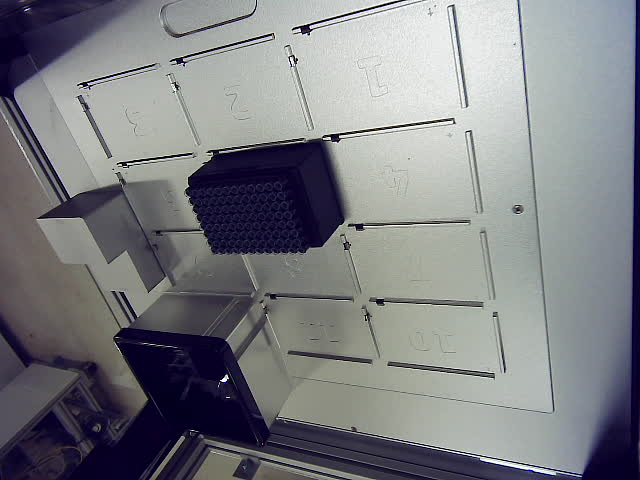
#> input picture vision_tests/raw/ot2_image_20260520_184053.jpg, 640 x 480 px
$ python test_tip_count_by_slot.py
#> lines starting #> are read from the running program, lines starting #| are printed output that depends on the picture; after the words box and inside, x2 and y2 are one past the last pixel; in counts of white or black regions, pixels touching at a corner belong together
"""
vision_tests/scripts/test_tip_count_by_slot.py
===============================================
Count detected objects (pipette tips) in each OT-2 deck slot.

Algorithm
---------
1. Load YAML config  (slot grid, detection params).
2. Load each image from ``raw/``.
3. Overlay a configurable 3×4 grid on the image (ROI-cropped).
4. Run threshold + contour detection.
5. Assign each detected object to a slot based on its centroid.
6. Count objects per slot.
7. Draw slot boundaries, slot numbers, bounding boxes, centroids.
8. Save annotated images  → ``outputs/annotated/<name>_slot_counts.jpg``
9. Save CSV               → ``outputs/slot_counts.csv``
10. Print a readable terminal summary.

Run from project root
---------------------
    python vision_tests/scripts/test_tip_count_by_slot.py
"""

from __future__ import annotations

import sys
from pathlib import Path
from typing import Optional

import cv2
import numpy as np
import pandas as pd
import yaml
from rich.console import Console
from rich.table import Table

# ─── Project-root discovery ──────────────────────────────────────
SCRIPT_DIR = Path(__file__).resolve().parent
PROJECT_ROOT = SCRIPT_DIR.parent.parent
CONFIG_PATH = PROJECT_ROOT / "vision_tests" / "configs" / "vision_config.yaml"

console = Console()

IMAGE_EXTENSIONS = {".jpg", ".jpeg", ".png"}


# ──────────────────────────────────────────────────────────────────
# Helpers (shared logic – thin wrappers)
# ──────────────────────────────────────────────────────────────────

def load_config() -> dict:
    if not CONFIG_PATH.exists():
        console.print(f"[yellow]WARNING:[/] Config not found at {CONFIG_PATH}")
        return {}
    with open(CONFIG_PATH, "r", encoding="utf-8") as f:
        return yaml.safe_load(f) or {}


def resolve_dir(cfg: dict, key: str, fallback: str) -> Path:
    raw = cfg.get(key, fallback)
    d = (PROJECT_ROOT / raw).resolve()
    d.mkdir(parents=True, exist_ok=True)
    return d


def find_images(raw_dir: Path) -> list[Path]:
    return sorted(
        p for p in raw_dir.iterdir()
        if p.is_file() and p.suffix.lower() in IMAGE_EXTENSIONS
    )


# ──────────────────────────────────────────────────────────────────
# Binary mask creation (same as hello_world but kept self-contained)
# ──────────────────────────────────────────────────────────────────

def create_binary_mask(
    bgr: np.ndarray,
    *,
    method: str = "adaptive",
    blur_k: int = 5,
    morph_k: int = 3,
    morph_iter: int = 2,
    fixed_thresh: int = 127,
    invert: bool = True,
) -> np.ndarray:
    gray = cv2.cvtColor(bgr, cv2.COLOR_BGR2GRAY)

    if blur_k > 0:
        blur_k = blur_k if blur_k % 2 == 1 else blur_k + 1
        gray = cv2.GaussianBlur(gray, (blur_k, blur_k), 0)

    if method == "adaptive":
        mask = cv2.adaptiveThreshold(
            gray, 255, cv2.ADAPTIVE_THRESH_GAUSSIAN_C,
            cv2.THRESH_BINARY_INV if invert else cv2.THRESH_BINARY,
            blockSize=11, C=2,
        )
    elif method == "otsu":
        t = cv2.THRESH_BINARY_INV | cv2.THRESH_OTSU if invert else cv2.THRESH_BINARY | cv2.THRESH_OTSU
        _, mask = cv2.threshold(gray, 0, 255, t)
    else:
        t = cv2.THRESH_BINARY_INV if invert else cv2.THRESH_BINARY
        _, mask = cv2.threshold(gray, fixed_thresh, 255, t)

    if morph_k > 0:
        kernel = cv2.getStructuringElement(cv2.MORPH_ELLIPSE, (morph_k, morph_k))
        mask = cv2.morphologyEx(mask, cv2.MORPH_CLOSE, kernel, iterations=morph_iter)
        mask = cv2.morphologyEx(mask, cv2.MORPH_OPEN, kernel, iterations=morph_iter)

    return mask


# ──────────────────────────────────────────────────────────────────
# Object detection
# ──────────────────────────────────────────────────────────────────

def detect_objects(
    mask: np.ndarray,
    *,
    min_area: int = 50,
    max_area: int = 10000,
    max_aspect_ratio: float = 10.0,
    min_circularity: float = 0.0,
) -> list[dict]:
    contours, _ = cv2.findContours(
        mask, cv2.RETR_EXTERNAL, cv2.CHAIN_APPROX_SIMPLE
    )
    objects: list[dict] = []
    for cnt in contours:
        area = cv2.contourArea(cnt)
        if area < min_area or area > max_area:
            continue
        perimeter = cv2.arcLength(cnt, True)
        x, y, w, h = cv2.boundingRect(cnt)
        aspect_ratio = max(w, h) / max(min(w, h), 1)
        circularity = (4.0 * np.pi * area) / (perimeter ** 2) if perimeter > 0 else 0.0
        if aspect_ratio > max_aspect_ratio:
            continue
        if circularity < min_circularity:
            continue
        M = cv2.moments(cnt)
        cx = int(M["m10"] / M["m00"]) if M["m00"] != 0 else x + w // 2
        cy = int(M["m01"] / M["m00"]) if M["m00"] != 0 else y + h // 2
        objects.append({
            "contour": cnt,
            "area_pixels": area,
            "bbox_x": x, "bbox_y": y, "bbox_w": w, "bbox_h": h,
            "aspect_ratio": round(aspect_ratio, 3),
            "circularity": round(circularity, 3),
            "centroid_x": cx, "centroid_y": cy,
        })
    return objects


# ──────────────────────────────────────────────────────────────────
# Slot grid
# ──────────────────────────────────────────────────────────────────

class SlotGrid:
    """Represents the 3×4 OT-2 deck grid over an image ROI."""

    def __init__(
        self,
        img_w: int,
        img_h: int,
        roi_x: int = 0,
        roi_y: int = 0,
        roi_w: Optional[int] = None,
        roi_h: Optional[int] = None,
        rows: int = 4,
        cols: int = 3,
        slot_layout: Optional[list[list[int]]] = None,
    ):
        self.roi_x = roi_x
        self.roi_y = roi_y
        self.roi_w = roi_w if roi_w else img_w - roi_x
        self.roi_h = roi_h if roi_h else img_h - roi_y
        self.rows = rows
        self.cols = cols

        # Default OT-2 slot layout (camera top-down, top-to-bottom)
        self.slot_layout = slot_layout or [
            [10, 11, 12],
            [7, 8, 9],
            [4, 5, 6],
            [1, 2, 3],
        ]

        # Precompute cell dimensions
        self.cell_w = self.roi_w / self.cols
        self.cell_h = self.roi_h / self.rows

    def slot_for_point(self, x: int, y: int) -> Optional[int]:
        """Return the slot number for a point (x, y), or None if outside ROI."""
        rx = x - self.roi_x
        ry = y - self.roi_y
        if rx < 0 or ry < 0 or rx >= self.roi_w or ry >= self.roi_h:
            return None
        col_idx = int(rx / self.cell_w)
        row_idx = int(ry / self.cell_h)
        col_idx = min(col_idx, self.cols - 1)
        row_idx = min(row_idx, self.rows - 1)
        return self.slot_layout[row_idx][col_idx]

    def slot_bbox(self, slot_num: int) -> Optional[tuple[int, int, int, int]]:
        """Return (x, y, w, h) for a given slot number."""
        for r, row in enumerate(self.slot_layout):
            for c, sn in enumerate(row):
                if sn == slot_num:
                    x = int(self.roi_x + c * self.cell_w)
                    y = int(self.roi_y + r * self.cell_h)
                    w = int(self.cell_w)
                    h = int(self.cell_h)
                    return (x, y, w, h)
        return None

    def draw_grid(
        self,
        vis: np.ndarray,
        line_color: tuple = (0, 255, 255),
        text_color: tuple = (255, 255, 255),
        thickness: int = 2,
        font_scale: float = 0.6,
    ) -> np.ndarray:
        """Draw slot grid lines and slot numbers on *vis* (in-place)."""
        # Vertical lines
        for c in range(self.cols + 1):
            x = int(self.roi_x + c * self.cell_w)
            cv2.line(
                vis,
                (x, self.roi_y),
                (x, self.roi_y + self.roi_h),
                line_color, thickness,
            )
        # Horizontal lines
        for r in range(self.rows + 1):
            y = int(self.roi_y + r * self.cell_h)
            cv2.line(
                vis,
                (self.roi_x, y),
                (self.roi_x + self.roi_w, y),
                line_color, thickness,
            )
        # Slot labels
        for r, row in enumerate(self.slot_layout):
            for c, slot_num in enumerate(row):
                cx = int(self.roi_x + (c + 0.5) * self.cell_w)
                cy = int(self.roi_y + (r + 0.1) * self.cell_h) + 15
                label = f"S{slot_num}"
                cv2.putText(
                    vis, label, (cx - 15, cy),
                    cv2.FONT_HERSHEY_SIMPLEX, font_scale,
                    text_color, 2, cv2.LINE_AA,
                )
        return vis


# ──────────────────────────────────────────────────────────────────
# Annotation
# ──────────────────────────────────────────────────────────────────

def annotate_slot_image(
    bgr: np.ndarray,
    objects: list[dict],
    grid: SlotGrid,
    slot_counts: dict[int, int],
    ann_cfg: dict,
) -> np.ndarray:
    """Draw slot grid, bounding boxes, centroids, and per-slot counts."""
    vis = bgr.copy()

    # Draw grid
    grid.draw_grid(
        vis,
        line_color=tuple(ann_cfg.get("slot_line_color", [0, 255, 255])),
        text_color=tuple(ann_cfg.get("text_color", [255, 255, 255])),
        thickness=ann_cfg.get("line_thickness", 2),
        font_scale=ann_cfg.get("font_scale", 0.5),
    )

    # Draw each detected object
    bbox_color = tuple(ann_cfg.get("bbox_color", [255, 0, 0]))
    centroid_color = tuple(ann_cfg.get("centroid_color", [0, 0, 255]))
    contour_color = tuple(ann_cfg.get("contour_color", [0, 255, 0]))

    for obj in objects:
        x, y, w, h = obj["bbox_x"], obj["bbox_y"], obj["bbox_w"], obj["bbox_h"]
        cv2.rectangle(vis, (x, y), (x + w, y + h), bbox_color, 1)
        cv2.circle(vis, (obj["centroid_x"], obj["centroid_y"]), 4, centroid_color, -1)
        cv2.drawContours(vis, [obj["contour"]], -1, contour_color, 1)

    # Draw per-slot count text inside each cell
    for slot_num, count in slot_counts.items():
        bbox = grid.slot_bbox(slot_num)
        if bbox is None:
            continue
        sx, sy, sw, sh = bbox
        # Place count text at centre-bottom of cell
        tx = sx + sw // 2 - 10
        ty = sy + sh - 10
        cv2.putText(
            vis, f"{count} obj",
            (tx, ty), cv2.FONT_HERSHEY_SIMPLEX,
            0.45, (0, 255, 0), 1, cv2.LINE_AA,
        )

    return vis


# ──────────────────────────────────────────────────────────────────
# Main
# ──────────────────────────────────────────────────────────────────

def main() -> None:
    console.rule("[bold cyan]OT-2 Tip Count by Slot[/]")

    cfg = load_config()
    det_cfg = cfg.get("detection", {})
    shape_cfg = cfg.get("shape_analysis", {})
    ann_cfg = cfg.get("annotation", {})
    grid_cfg = cfg.get("slot_grid", {})

    raw_dir = resolve_dir(cfg, "raw_dir", "vision_tests/raw")
    annotated_dir = resolve_dir(cfg, "annotated_dir", "vision_tests/outputs/annotated")
    output_dir = resolve_dir(cfg, "output_dir", "vision_tests/outputs")

    images = find_images(raw_dir)
    if not images:
        console.print(f"[bold red]No images found in {raw_dir}[/]")
        sys.exit(0)

    console.print(f"Found [green]{len(images)}[/] image(s)\n")

    all_rows: list[dict] = []

    for img_path in images:
        console.print(f"[bold]Image:[/] {img_path.name}")

        bgr = cv2.imread(str(img_path))
#> bgr is the input picture: shape (480, 640, 3); mean B, G, R 130.6, 126.2, 124.8
        if bgr is None:
            console.print(f"  [red]Could not read -- skipping.[/]")
            continue

        h, w = bgr.shape[:2]
#> h = 480; w = 640

        # Build slot grid
        grid = SlotGrid(
            img_w=w, img_h=h,
            roi_x=grid_cfg.get("roi_x", 0),
            roi_y=grid_cfg.get("roi_y", 0),
            roi_w=grid_cfg.get("roi_width"),
            roi_h=grid_cfg.get("roi_height"),
            rows=grid_cfg.get("rows", 4),
            cols=grid_cfg.get("cols", 3),
            slot_layout=grid_cfg.get("slot_layout"),
        )

        # Detect objects
        mask = create_binary_mask(
            bgr,
            method=det_cfg.get("threshold_method", "adaptive"),
            blur_k=det_cfg.get("blur_kernel", 5),
            morph_k=det_cfg.get("morph_kernel", 3),
            morph_iter=det_cfg.get("morph_iterations", 2),
            fixed_thresh=det_cfg.get("fixed_threshold", 127),
            invert=det_cfg.get("invert", True),
        )
#> in create_binary_mask, `gray = cv2.cvtColor(bgr, cv2.COLOR_BGR2GRAY)`:
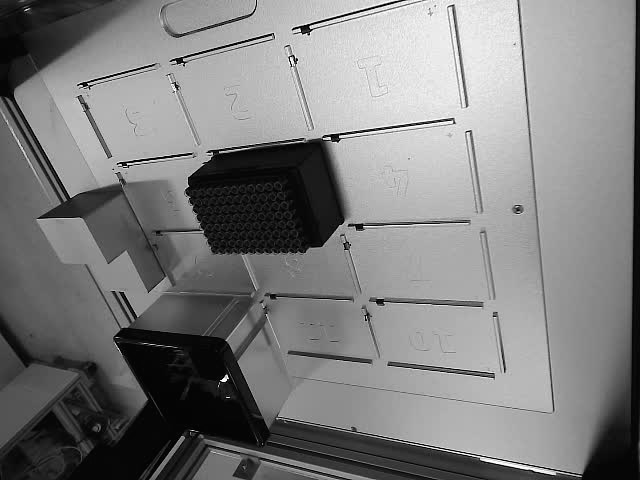
#> gray: shape (480, 640); min 0, max 255, mean 126.3
#> in create_binary_mask, `mask = cv2.adaptiveThreshold( gray, 255, cv2.ADAPTIVE_THRESH_GAUSSIAN_..`:
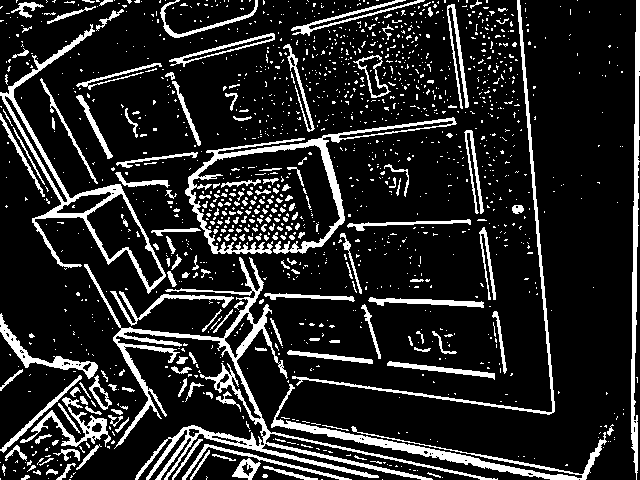
#> mask: shape (480, 640); 15.2% white; 1474 white regions (1302 under 20 px), largest, box (x1, y1, x2, y2) and area: (84, 257, 498, 480) 7375, (185, 117, 457, 254) 3629, (0, 24, 166, 294) 3426
#> in create_binary_mask, `mask = cv2.morphologyEx(mask, cv2.MORPH_CLOSE, kernel, iterations=morp..`: mask: shape (480, 640); 19.3% white; 939 white regions (845 under 20 px), largest, box (x1, y1, x2, y2) and area: (0, 0, 614, 480) 28651, (151, 117, 457, 255) 8492, (631, 0, 640, 480) 2519
#> in create_binary_mask, `mask = cv2.morphologyEx(mask, cv2.MORPH_OPEN, kernel, iterations=morph..`:
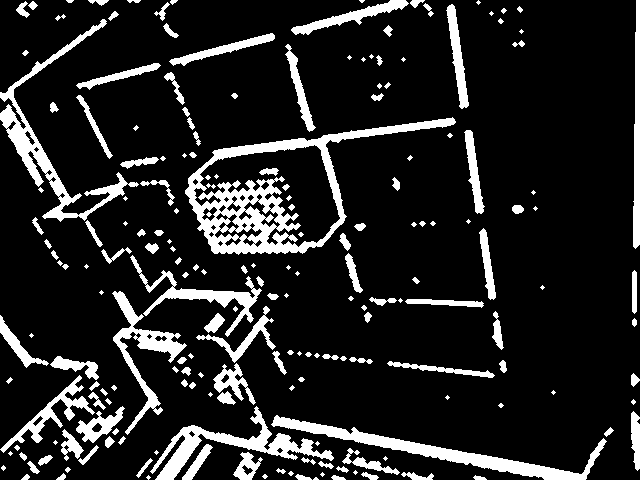
#> mask: shape (480, 640); 14.2% white; 199 white regions (66 under 20 px)
        objects = detect_objects(
            mask,
            min_area=det_cfg.get("min_area", 50),
            max_area=det_cfg.get("max_area", 10000),
            max_aspect_ratio=shape_cfg.get("max_aspect_ratio", 10.0),
            min_circularity=shape_cfg.get("min_circularity", 0.0),
        )
#> in detect_objects, `contours, _ = cv2.findContours( mask, cv2.RETR_EXTERNAL, cv2.CHAIN_APP..`: contours = 190 contours, 85 with area under 20; largest, box (x1, y1, x2, y2) and area: (185, 117, 456, 255) 15484, (271, 415, 607, 480) 3354, (0, 19, 139, 222) 3290, (150, 406, 334, 480) 2610, (112, 291, 187, 435) 1965
#> the loop in detect_objects, `for cnt in contours:` made 190 passes
#> (area, perimeter, x, y, w, h, aspect_ratio, circularity) on passes 9, 10, 19: (106.5, 81.5, 401, 472, 33, 8, 4.12, 0.201), (57, 41.46, 361, 472, 18, 8, 2.25, 0.417), (59, 37.11, 27, 461, 13, 13, 1, 0.538)
#> after the loop in detect_objects, `for cnt in contours:`: objects = 58 items
#> objects = 58 items

        # Assign objects to slots
        slot_counts: dict[int, int] = {s: 0 for row in grid.slot_layout for s in row}
        for obj in objects:
            slot = grid.slot_for_point(obj["centroid_x"], obj["centroid_y"])
            if slot is not None:
                slot_counts[slot] += 1
#> this loop made 58 passes
#> (rx in slot_for_point, ry in slot_for_point, col_idx in slot_for_point, row_idx in slot_for_point, slot) on passes 1 to 12: (417, 476, 1, 3, 2), (369, 475, 1, 3, 2), (32, 467, 0, 3, 1), (143, 467, 0, 3, 1), (44, 459, 0, 3, 1), (246, 467, 1, 3, 2), (367, 463, 1, 3, 2), (88, 455, 0, 3, 1), (197, 462, 0, 3, 1), (108, 441, 0, 3, 1), (70, 445, 0, 3, 1), (442, 451, 2, 3, 3)
#> after the loop, slot_counts = 12 items

        total = len(objects)
#> total = 58
        console.print(f"  Total objects detected: [green]{total}[/]")

        # Print per-slot counts
        for slot_num in sorted(slot_counts.keys()):
            cnt = slot_counts[slot_num]
            style = "green" if cnt > 0 else "dim"
            console.print(f"    Slot {slot_num:>2}: [{style}]{cnt}[/]")
#> this loop made 12 passes
#> cnt on passes 1 to 12: 11, 8, 5, 5, 6, 4, 6, 2, 2, 5, 3, 1

        # Annotate and save
        vis = annotate_slot_image(bgr, objects, grid, slot_counts, ann_cfg)
#> after the loop in draw_grid, `for c in range(self.cols + 1):`: vis: shape (480, 640, 3); 1.41% of pixels changed, all inside (x1, y1, x2, y2) = (0, 0, 640, 480)
#> after the loop in draw_grid, `for r in range(self.rows + 1):`:
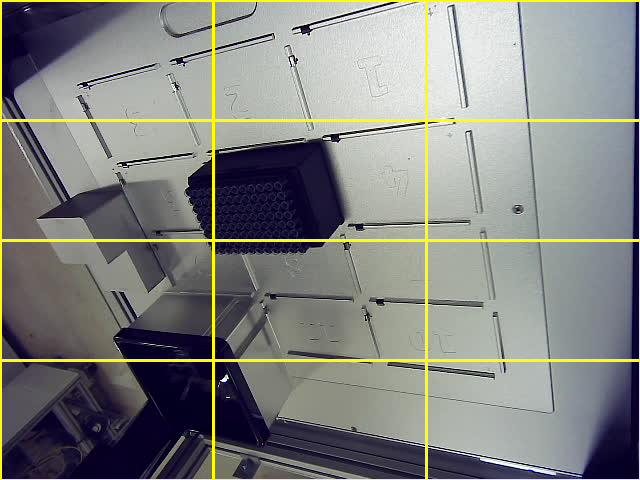
#> vis: shape (480, 640, 3); mean B, G, R 125.8, 131.5, 130.1
#> after the loop in draw_grid, `for r, row in enumerate(self.slot_layout):`:
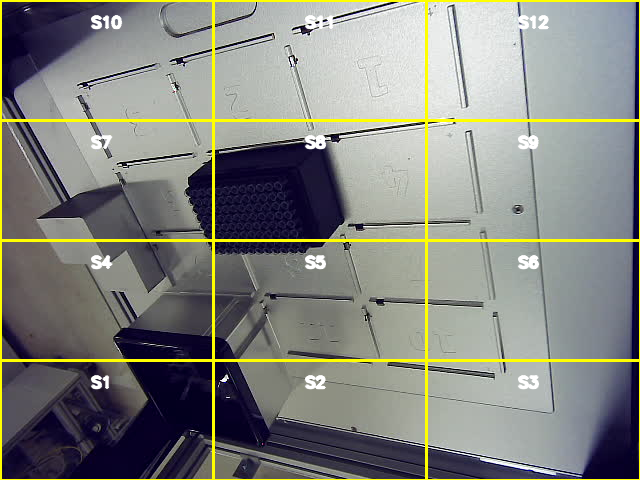
#> vis: shape (480, 640, 3); 1.17% of pixels changed, all inside (x1, y1, x2, y2) = (90, 14, 550, 390)
#> in annotate_slot_image, `bbox_color = tuple(ann_cfg.get("bbox_color", [255, 0, 0]))`: bbox_color = (255, 0, 0)
#> in annotate_slot_image, `centroid_color = tuple(ann_cfg.get("centroid_color", [0, 0, 255]))`: centroid_color = (0, 0, 255)
#> in annotate_slot_image, `contour_color = tuple(ann_cfg.get("contour_color", [0, 255, 0]))`: contour_color = (0, 255, 0)
#> the loop in annotate_slot_image, `for obj in objects:` made 58 passes
#> (x, y, w, h) on passes 1 to 5: (401, 472, 33, 8), (361, 472, 18, 8), (27, 461, 13, 13), (136, 458, 17, 20), (38, 455, 15, 11)
#> after the loop in annotate_slot_image, `for obj in objects:`:
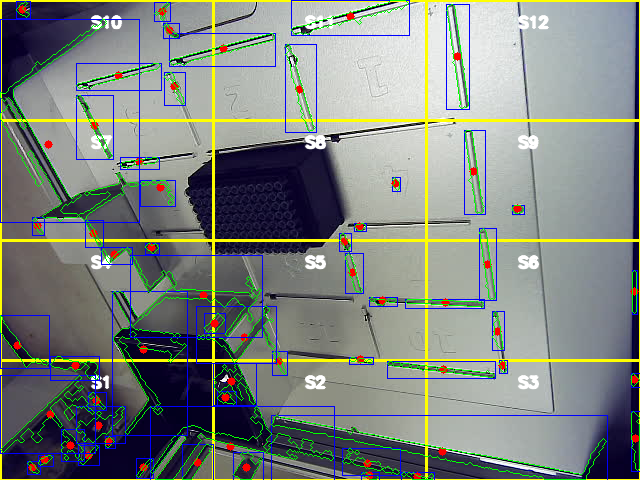
#> vis: shape (480, 640, 3); 6.04% of pixels changed, all inside (x1, y1, x2, y2) = (0, 0, 640, 480)
#> the loop in annotate_slot_image, `for slot_num, count in slot_counts.items():` made 12 passes
#> (slot_num, count) on passes 1 to 12: (10, 5), (11, 3), (12, 1), (7, 6), (8, 2), (9, 2), (4, 5), (5, 6), (6, 4), (1, 11), (2, 8), (3, 5)
#> after the loop in annotate_slot_image, `for slot_num, count in slot_counts.items():`:
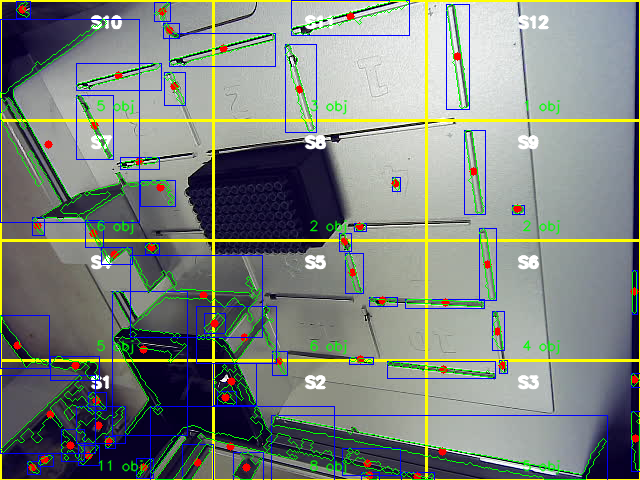
#> vis: shape (480, 640, 3); 0.94% of pixels changed, all inside (x1, y1, x2, y2) = (96, 100, 561, 475)
        out_name = f"{img_path.stem}_slot_counts.jpg"
        cv2.imwrite(str(annotated_dir / out_name), vis)

        # CSV rows -- one row per image x slot
        for slot_num in sorted(slot_counts.keys()):
            all_rows.append({
                "image_name": img_path.name,
                "slot_number": slot_num,
                "object_count": slot_counts[slot_num],
                "total_objects_detected": total,
                "detection_method": det_cfg.get("threshold_method", "adaptive"),
            })
#> this loop made 12 passes

        console.print()

    # ── Save CSV ────────────────────────────────────────────────
    if all_rows:
        df = pd.DataFrame(all_rows)
        csv_path = output_dir / "slot_counts.csv"
        df.to_csv(csv_path, index=False)
        console.print(f"[green]CSV saved -->[/] {csv_path}")

        # Summary table
        # Pivot: rows = slot, columns = images → show count
        pivot = df.pivot_table(
            index="slot_number", columns="image_name",
            values="object_count", aggfunc="sum",
        )
        table = Table(title="Slot Counts -- Summary", show_lines=True)
        table.add_column("Slot", style="cyan", justify="right")
        for col in pivot.columns:
            table.add_column(col[:20], justify="right")
#> this loop made 1 pass
#> col on pass 1: 'ot2_image_20260520_184053.jpg'
        for slot_num in sorted(pivot.index):
            vals = [str(int(pivot.loc[slot_num, c])) for c in pivot.columns]
            table.add_row(str(slot_num), *vals)
        console.print(table)

    console.rule("[bold cyan]Done[/]")


if __name__ == "__main__":
    main()
